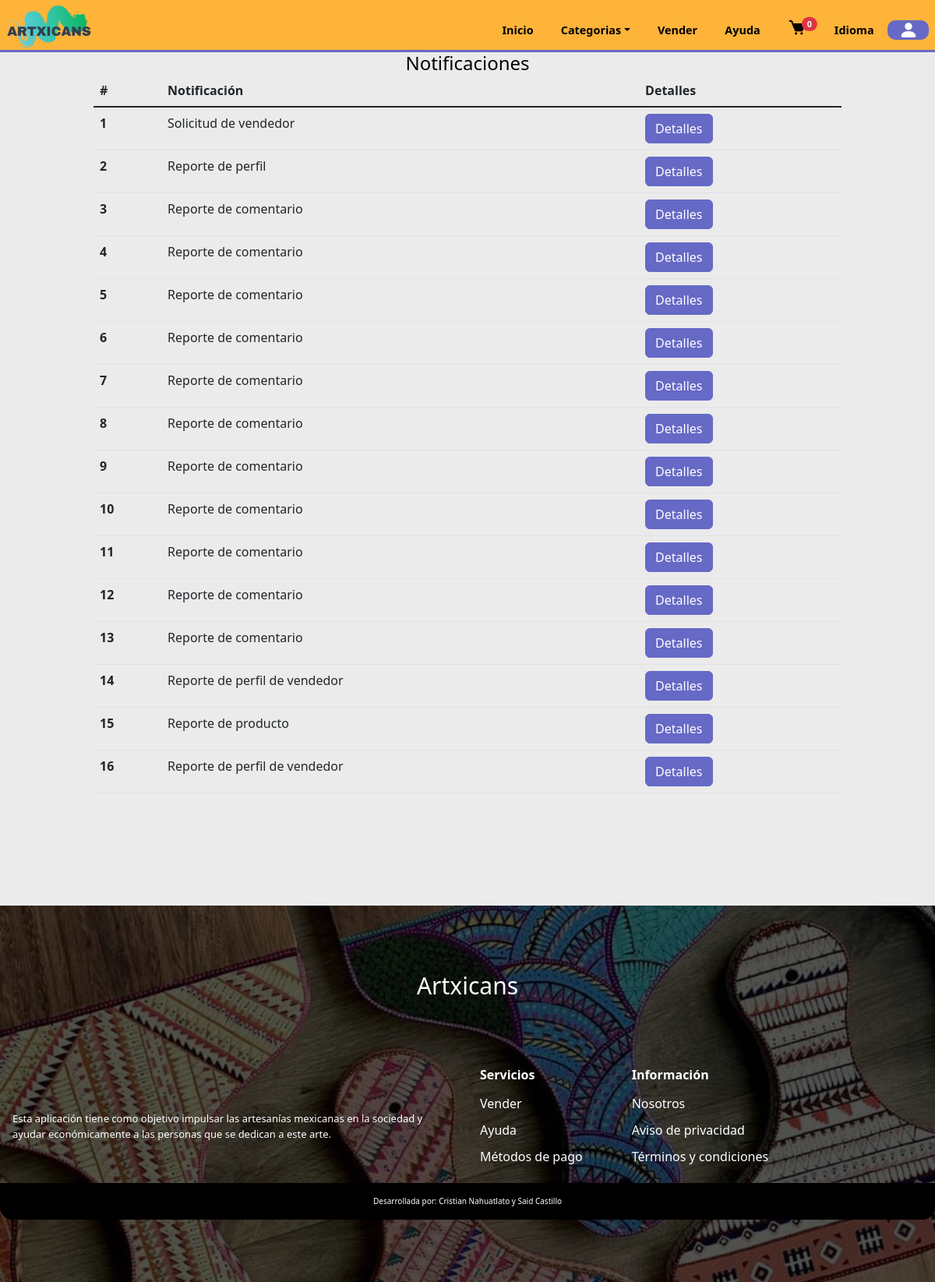
Page /notifications.php (signed in) on the committed database.
### tables this page shows
CREATE TABLE `notifications` (
  `id_notif` int(11) NOT NULL,
  `titulo` varchar(200) NOT NULL,
  `notification` varchar(1000) NOT NULL,
  `tipo` int(1) NOT NULL,
  `ID_registro` int(11) DEFAULT NULL
);

### notifications.php (the view, shortened to what this page needs)
<?php
    include('./global/conexion.php');
    include('./templates/cabecera.php');
?>
    <section class="notifications">
        <h2 align="center">Notificaciones</h2>
        <div class="table-notifications table-responsive">
        <table class="table">
  <thead>
    <tr>
      <th scope="col">#</th>
      <th scope="col">Notificación</th>
      <th scope="col">Detalles</th>
    </tr>
  </thead>
  <tbody class="table-group-divider">
    <?php
        $id_user = $_SESSION['id'];
        $query = mysqli_query($conn,"SELECT * FROM notifications WHERE ID_registro = $id_user ");
        while($data = mysqli_fetch_array($query)){
   ?>
    <tr>
       <?php
        foreach ($query as $key => $value){
           if(!isset($counter))
           {
               $counter = 0;
           }
           $counter++;
        ?>
      <th scope="row"><?php
      echo $counter; ?> </th>
      <td><?php echo $value['titulo']?></td>
      <td><button type="button" class="btn btn-info"  data-bs-toggle="modal" data-bs-target="#ModalNotif<?php echo $value['id_notif']?>">Detalles</button></td>
    </tr>
    <?php }}?>
  </tbody>
</table>
        </div>
    </section>
<?php
    include('./templates/pie.php');
?>

### styles/home/products.css (style rules this page uses)
.btn-info { --bs-btn-color: var(--bs-white); --bs-btn-bg: var(--second-alpha-color); --bs-btn-border-color: var(--second-alpha-color); --bs-btn-hover-color: var(--bs-white); --bs-btn-hover-bg: #787bc8; --bs-btn-hover-border-color:var(--second-alpha-color) ; --bs-btn-focus-shadow-rgb: var(--bd-violet-rgb); --bs-btn-active-color: var(--bs-btn-hover-color); --bs-btn-active-bg: var(--second-alpha-color); --bs-btn-active-border-color: var(--second-alpha-color); --bs-btn-disabled-color:rgb(57, 55, 55); --bs-btn-disabled-bg: #a7a9ea; --bs-btn-disabled-border-color: #787bc8; }

### styles/home/main.css (style rules this page uses)
body { top:0px !important; }

### styles/pages/profile.css (style rules this page uses)
.table-notifications { width: 95vw; margin: 0 auto; }
@media screen and (min-width:768px) { .table-notifications { width: 80vw; } }

### index.css (style rules this page uses)
:root { --first-color: #feb439; --first-alpha-color: #FDD100; --second-color: #7D3C98; --second-alpha-color: #6669c5; --black-color: black; --white-color: white; --black-alpha-color: rgba(0,0,0,0.5); --white-alpha-color: rgba(255,255,255,0.5); --opacity-color: rgba(8,75,138,0.7); --font: "RaleWay",sans-serif; --max-width: 1200px; --header-height: 4.7rem; --link-color: #509ee3; --card-bg:rgb(225,225,235); --card-hover:rgb(255,255,255); }
* { padding:0; margin:0; -webkit-box-sizing: border-box; -moz-box-sizing: border-box; box-sizing: border-box; }
html { box-sizing: border-box; font-family: var(--font); font-size: 16px; scroll-behavior: smooth; }
*, *::after, *::before { box-sizing: inherit; }
body { margin: 0; overflow-x: hidden; color: var(--black-color); background-color: rgb(235, 235, 235);; }
h2 { margin: 0; font-size: 1.5rem; }

### helpers/loader.php (style rules this page uses)
*,*:after,*:before { margin:0; padding:0; -webkit-box-sizing:border-box; -moz-box-sizing:border-box; box-sizing:border-box; }

### rows in the picture
notifications: counter "1", titulo "Solicitud de vendedor"
notifications: counter "2", titulo "Reporte de perfil"
notifications: counter "3", titulo "Reporte de comentario"
notifications: counter "4", titulo "Reporte de comentario"
notifications: counter "5", titulo "Reporte de comentario"
notifications: counter "6", titulo "Reporte de comentario"
notifications: counter "7", titulo "Reporte de comentario"
notifications: counter "8", titulo "Reporte de comentario"
notifications: counter "9", titulo "Reporte de comentario"
notifications: counter "10", titulo "Reporte de comentario"
notifications: counter "11", titulo "Reporte de comentario"
notifications: counter "12", titulo "Reporte de comentario"
notifications: counter "13", titulo "Reporte de comentario"
notifications: counter "14", titulo "Reporte de perfil de vendedor"
notifications: counter "15", titulo "Reporte de producto"
notifications: counter "16", titulo "Reporte de perfil de vendedor"
